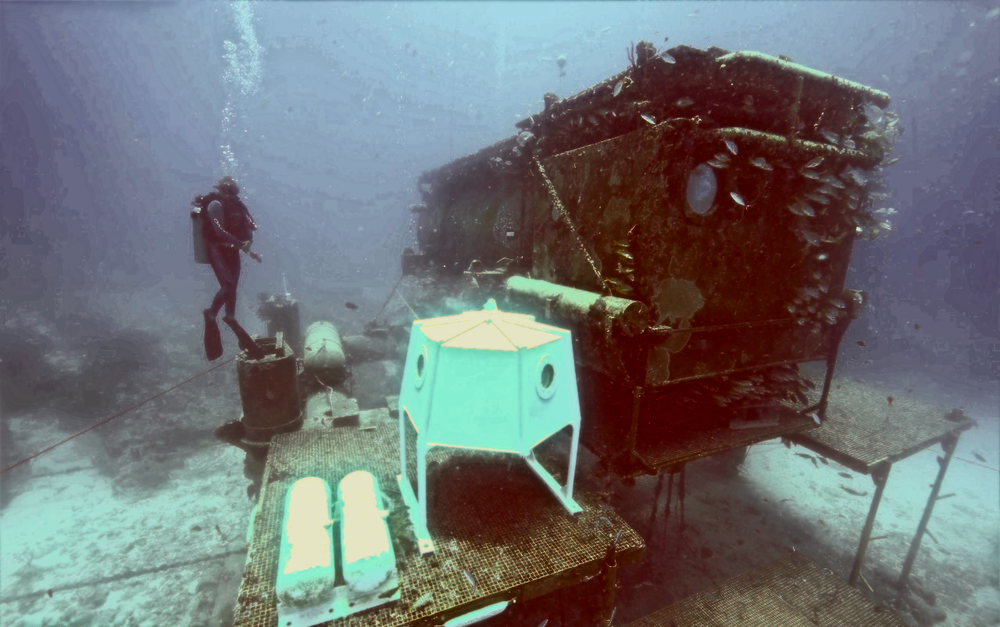
#> input picture IQA_Evaluation/IQA_PSNR_SSIM_UIQM_UCIQE/110_reference/10_img_.png, 1000 x 627 px, shrunk from 1280 x 803 before the run
$ python -i UIQM_UCIQE_newTry_20241005114825.py   (imports and definitions only)   (older library calls are emulated)
#> lines starting #> are read from the running program, lines starting #| are printed output that depends on the picture
# 水下无参考质量评价指标: UIQM & UCIQE
# (Ucolor版)(如: Ucolor中Test-C60的平均UCIQE为0.48, 本代码结果为0.466107)

# Usage:
#  $ python UCIQE_Ucolor_inLAB.py RESULT_PATH

# run
# eg. python UCIQE_UIQM_inLAB.py .\RESULT_PATH
#     python UCIQE_UIQM_inLAB.py .\upgrade2_3-U45
# 每次运行修改：1. 保存文件夹名   2. 处理图片命名格式   3. 保存txt文件名

# 保存带指标图片 至 图片路径的 'Res_UCIQE_Ucolor_inLAB' 文件夹 中（第63行ex变量）

# SUCCESS for usage
import numpy as np
from skimage.metrics import peak_signal_noise_ratio as compare_psnr
from skimage.metrics import structural_similarity as compare_ssim
from skimage import color, filters
import math
import os
import sys
import cv2
import skimage


# UCIQE

def getUCIQE(rgb_in):
    # calculate Chroma
    rgb_in = cv2.normalize(rgb_in, None, alpha=0, beta=1, norm_type=cv2.NORM_MINMAX, dtype=cv2.CV_32F)
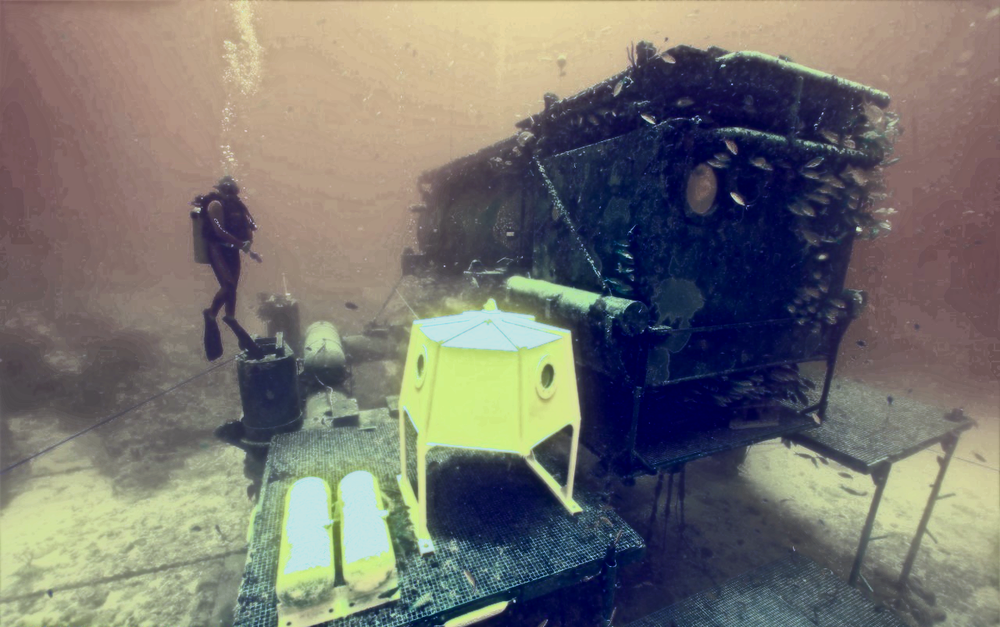
#> rgb_in: shape (627, 1000, 3) float32; mean of channels 0, 1, 2 0.434, 0.45, 0.459; drawn as B, G, R
    (l,a,b)=cv2.split(rgb_in)
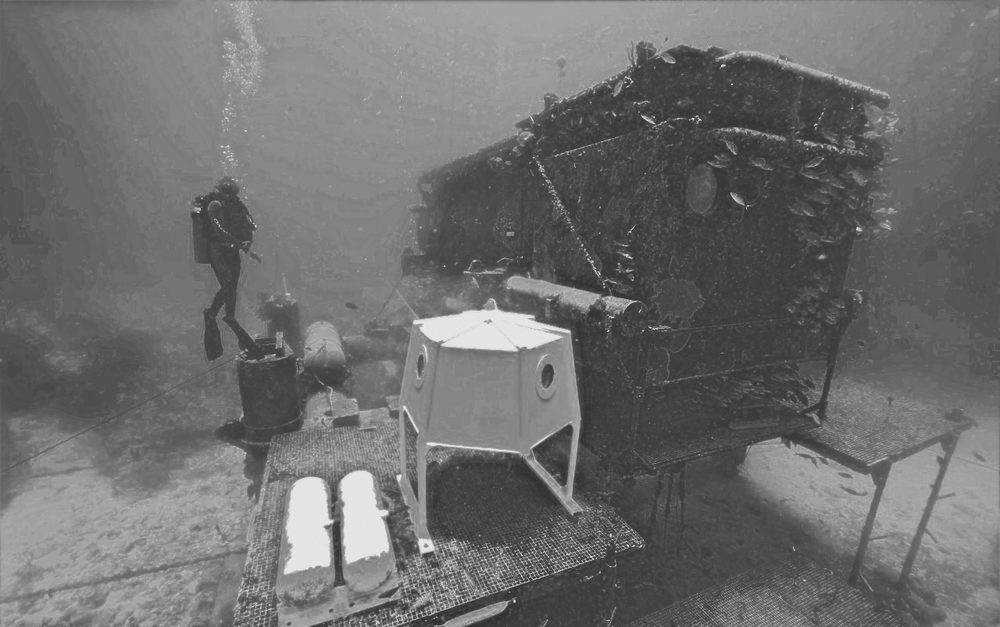
#> l: shape (627, 1000) float32; min 0.165, max 1, mean 0.433
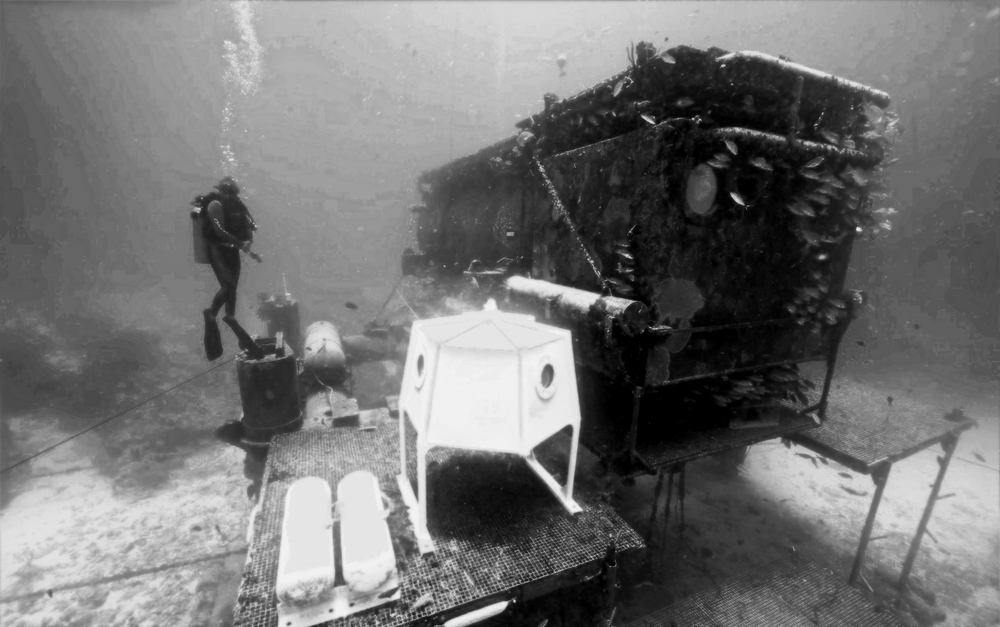
#> a: shape (627, 1000) float32; min 0, max 0.953, mean 0.45
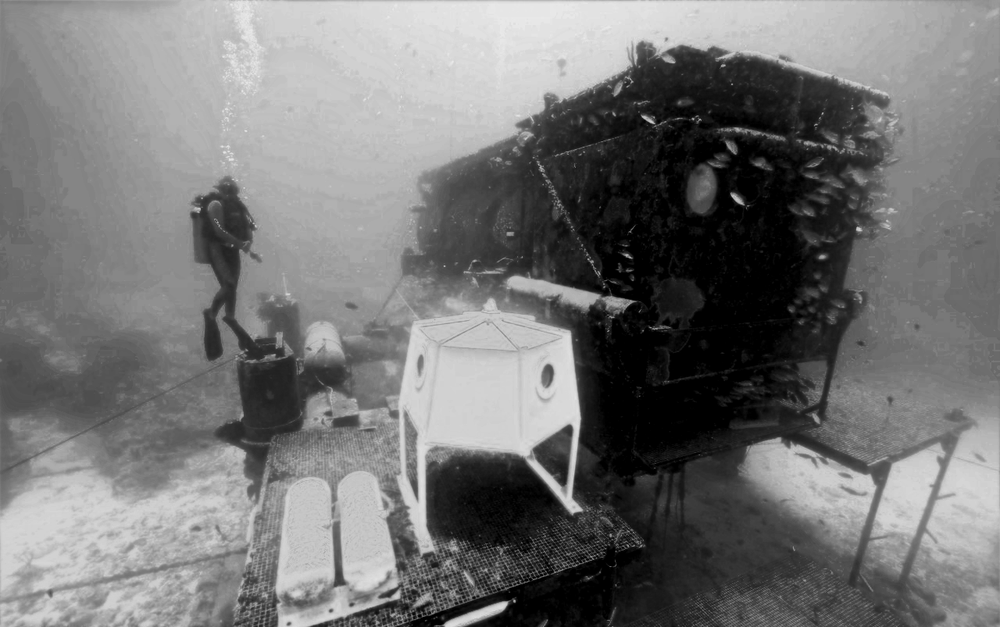
#> b: shape (627, 1000) float32; min 0, max 0.918, mean 0.458
    Chroma = np.sqrt(a*a + b*b)
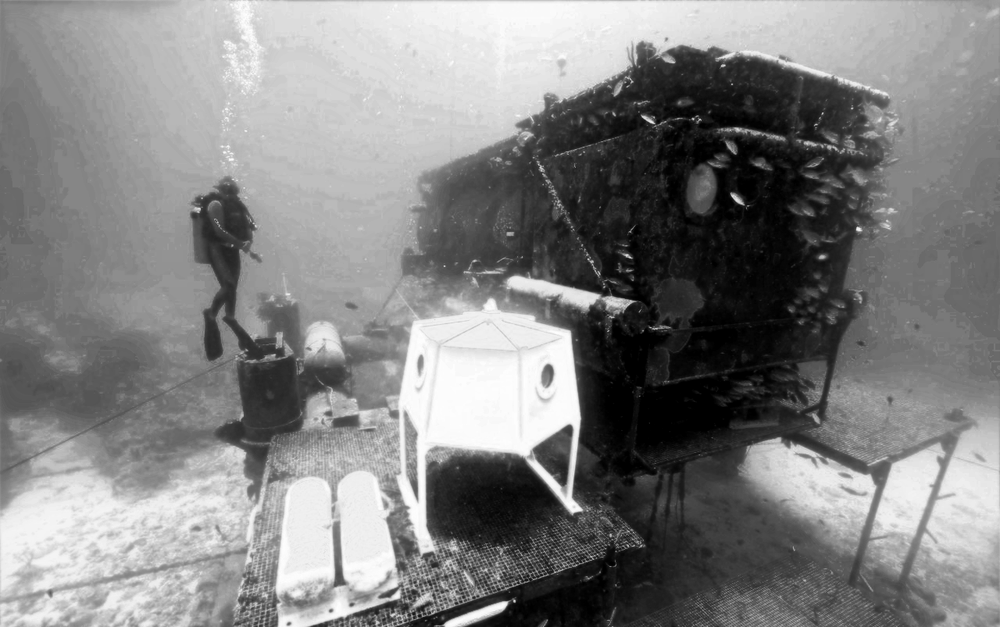
#> Chroma: shape (627, 1000) float32; min 0, max 1.26, mean 0.645; drawn with min black and max white
    StdVarianceChroma = np.std(np.reshape(Chroma[:,:],(-1,1)))
#> StdVarianceChroma = 0.364

    hsv = skimage.color.rgb2hsv(rgb_in)
#> hsv: shape (627, 1000, 3) float32; mean of channels 0, 1, 2 0.421, 0.332, 0.526
    Saturation = hsv[:,:,2]
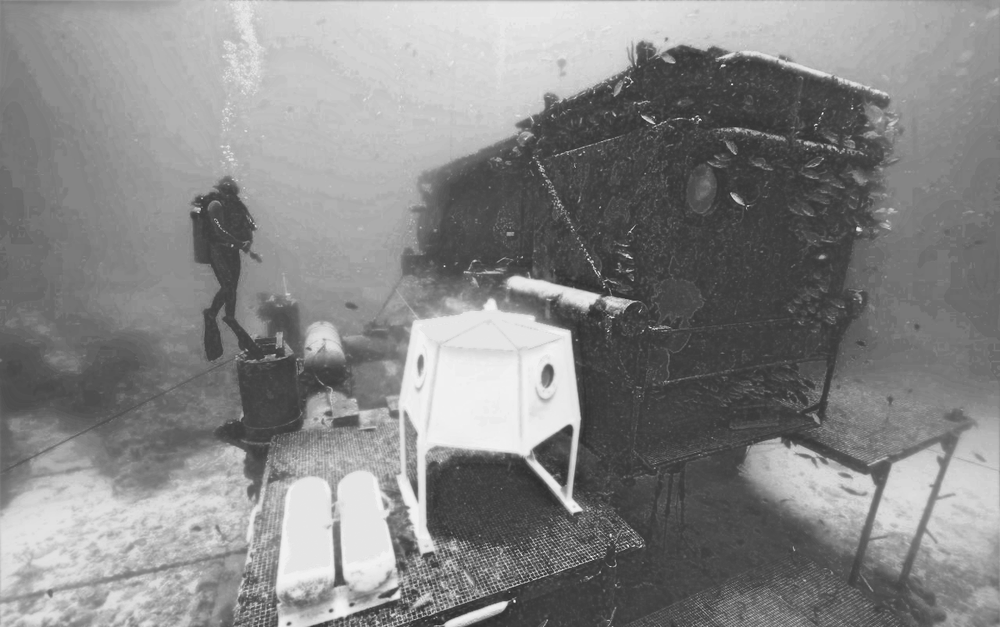
#> Saturation: shape (627, 1000) float32; min 0.165, max 1, mean 0.526
    MeanSaturation = np.mean(np.reshape(Saturation[:,:],(-1,1)))
#> MeanSaturation = 0.526

    ContrastLuminance = max(np.reshape(l[:,:],(-1,1))) - min(np.reshape(l[:,:],(-1,1)))
#> ContrastLuminance = [0.835]
    UCIQE = 0.4680 * StdVarianceChroma + 0.2745 * ContrastLuminance + 0.2576 * MeanSaturation
#> UCIQE = [0.535]
    return float(UCIQE)

# UCIQE

# UIQM
# [99 lines left out: functions mu_a, s_a, _uicm, sobel, eme, _uism, not called in this run]

def plip_g(x,mu=1026.0):
    return mu-x

# [9 lines left out: functions plip_theta, plip_cross, not called in this run]

def plip_diag(c, g, gamma):
    g = plip_g(g)
    return gamma - (gamma * math.pow((1 - (g/gamma) ), c) )

def plip_multiplication(g1, g2):
    return plip_phiInverse(plip_phi(g1) * plip_phi(g2))
    #return plip_phiInverse(plip_phi(plip_g(g1)) * plip_phi(plip_g(g2)))

# [165 lines left out: functions plip_phiInverse, plip_phi, _uiconm, getUIQM, save_with_IQA, main, not called in this run]


# [2 lines not run here, left out]

>>> import cv2
>>> picture = cv2.cvtColor(cv2.imread('../110_reference/10_img_.png'), cv2.COLOR_BGR2RGB)
>>> result = getUCIQE(picture)
#> result = 0.535

$ run again, on IQA_Evaluation/IQA_PSNR_SSIM_UIQM_UCIQE/110_reference/13_img_.png
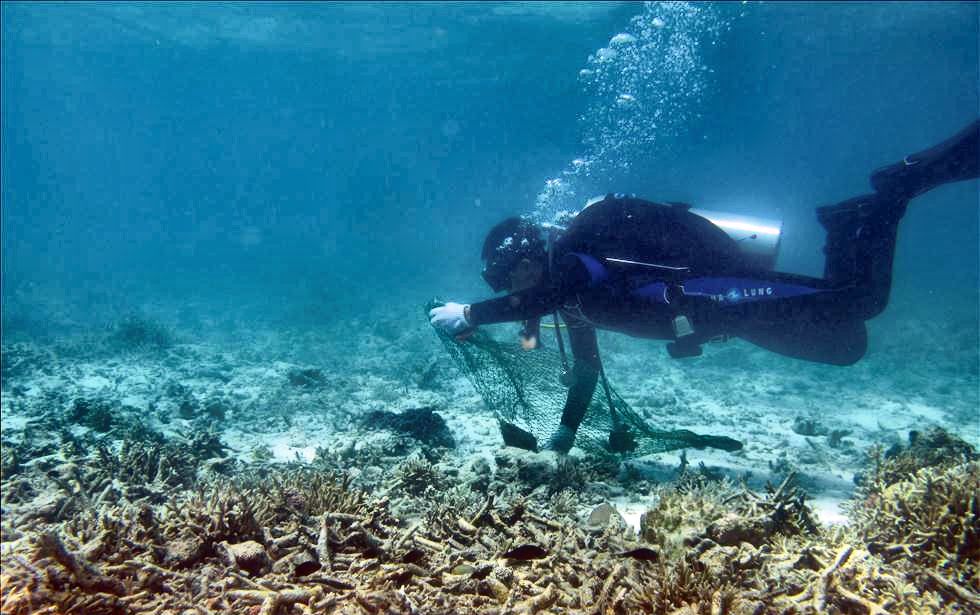
#> input picture IQA_Evaluation/IQA_PSNR_SSIM_UIQM_UCIQE/110_reference/13_img_.png, 980 x 615 px
#> in getUCIQE, `Chroma = np.sqrt(a*a + b*b)`:
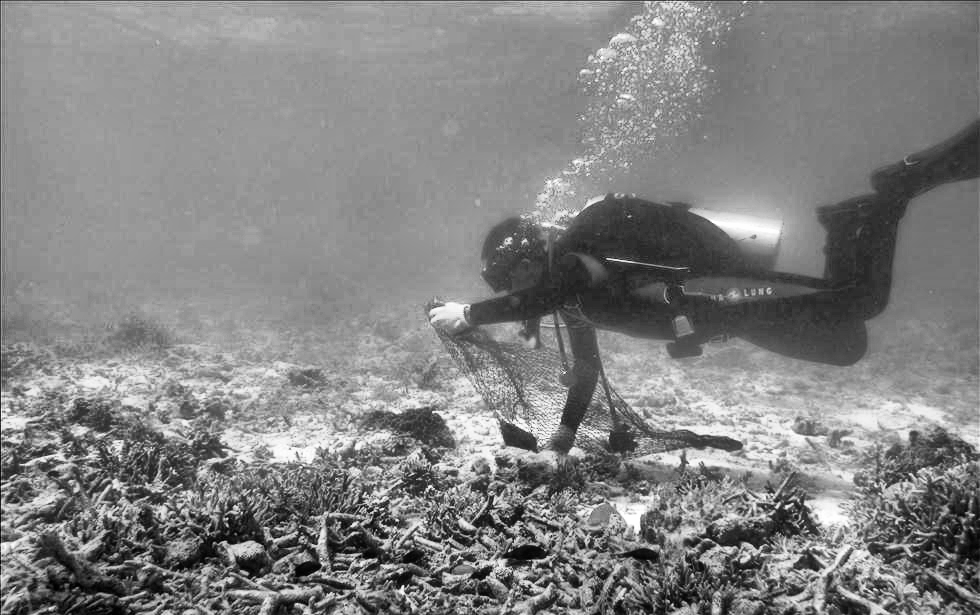
#> Chroma: shape (615, 980) float32; min 0, max 1.41, mean 0.727; drawn with min black and max white
#> StdVarianceChroma = 0.26
#> hsv: shape (615, 980, 3) float32; mean of channels 0, 1, 2 0.487, 0.68, 0.575
#> in getUCIQE, `Saturation = hsv[:,:,2]`:
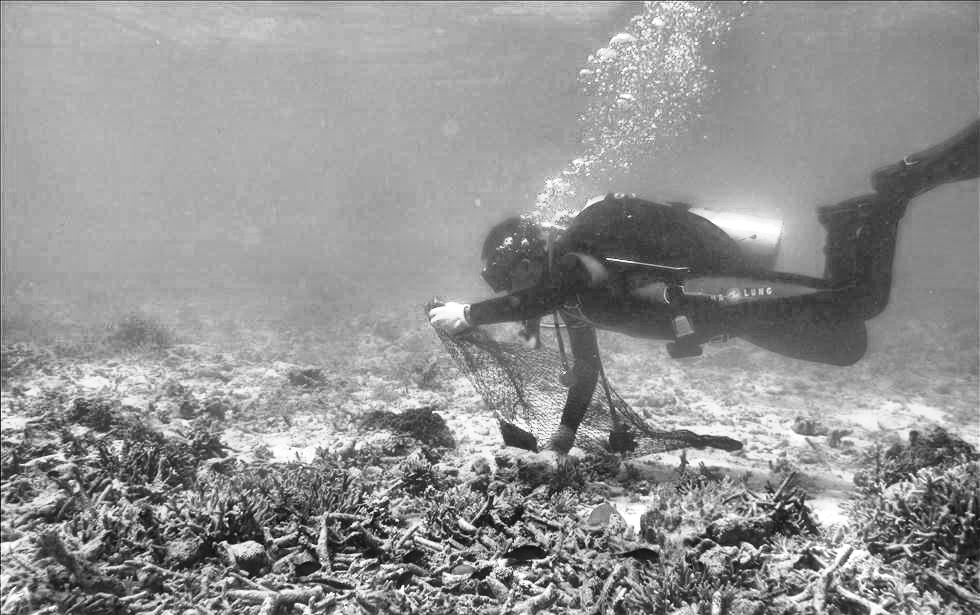
#> Saturation: shape (615, 980) float32; min 0, max 1, mean 0.575
#> MeanSaturation = 0.575
#> ContrastLuminance = [1]
#> UCIQE = [0.545]
#> result = 0.545

$ run again, on IQA_Evaluation/IQA_PSNR_SSIM_UIQM_UCIQE/110_reference/14_img_.png
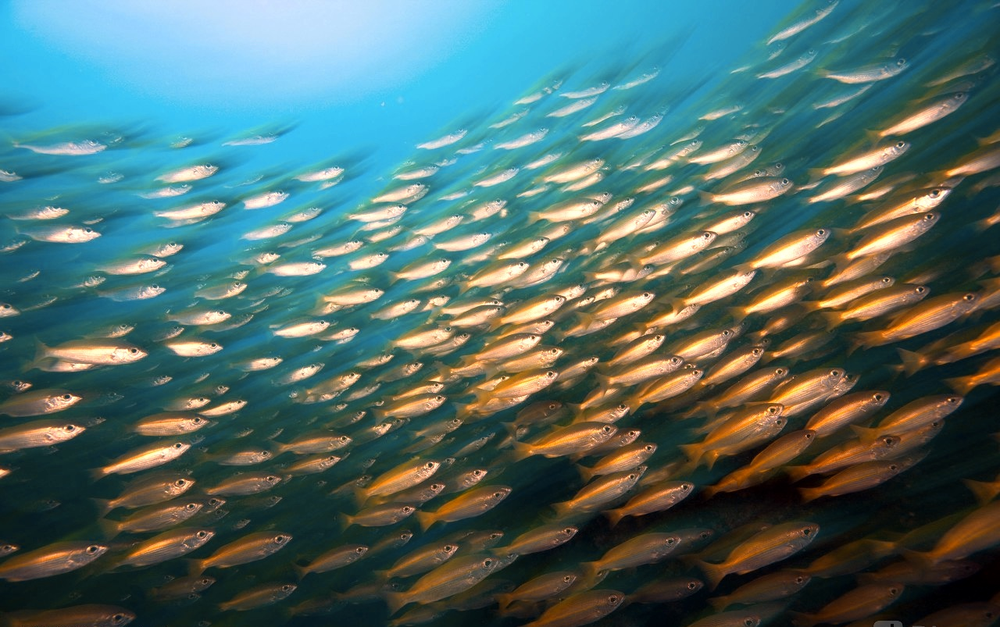
#> input picture IQA_Evaluation/IQA_PSNR_SSIM_UIQM_UCIQE/110_reference/14_img_.png, 1000 x 627 px, shrunk from 1280 x 803 before the run
#> in getUCIQE, `Chroma = np.sqrt(a*a + b*b)`:
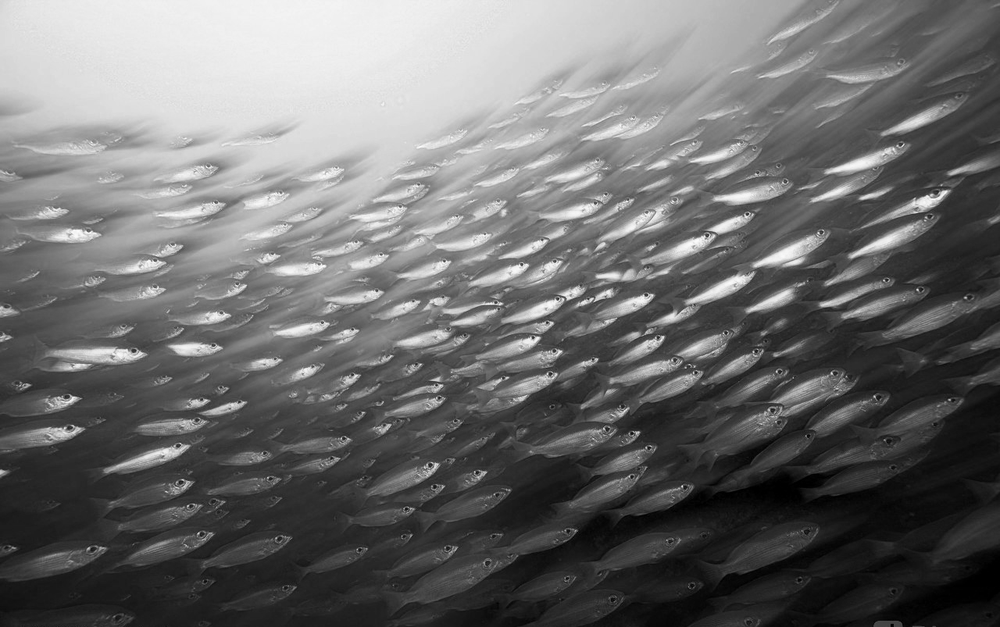
#> Chroma: shape (627, 1000) float32; min 0, max 1.41, mean 0.598; drawn with min black and max white
#> StdVarianceChroma = 0.383
#> hsv: shape (627, 1000, 3) float32; mean of channels 0, 1, 2 0.362, 0.517, 0.496
#> in getUCIQE, `Saturation = hsv[:,:,2]`:
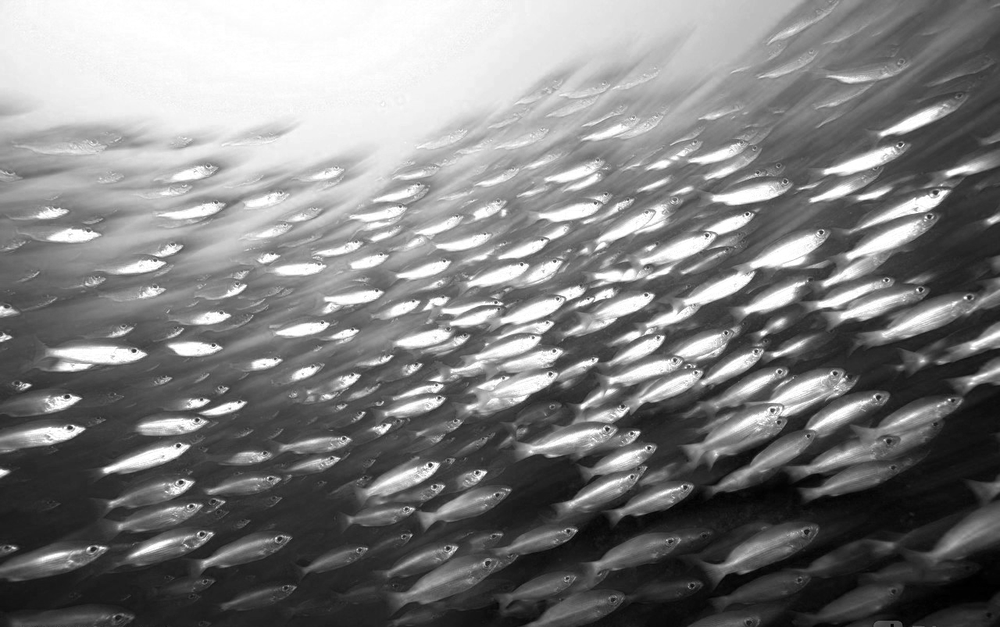
#> Saturation: shape (627, 1000) float32; min 0, max 1, mean 0.496
#> MeanSaturation = 0.496
#> ContrastLuminance = [1]
#> UCIQE = [0.581]
#> result = 0.581

$ run again, on IQA_Evaluation/IQA_PSNR_SSIM_UIQM_UCIQE/110_reference/15_img_.png
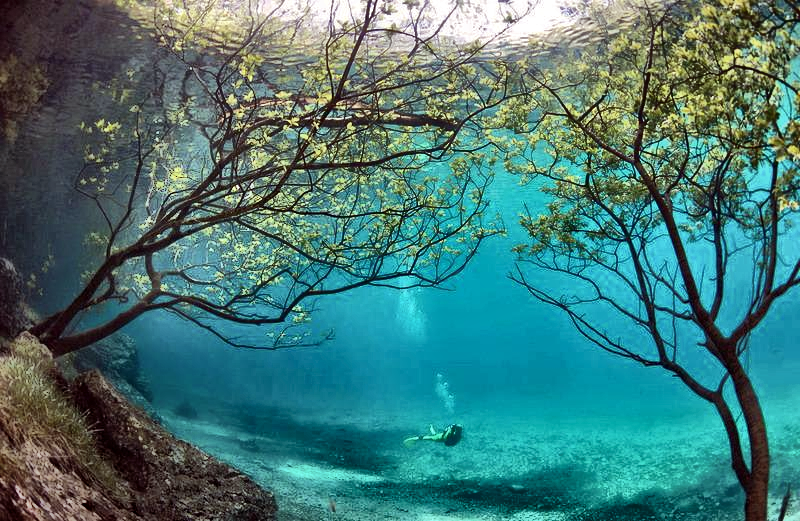
#> input picture IQA_Evaluation/IQA_PSNR_SSIM_UIQM_UCIQE/110_reference/15_img_.png, 800 x 521 px
#> in getUCIQE, `(l,a,b)=cv2.split(rgb_in)`:
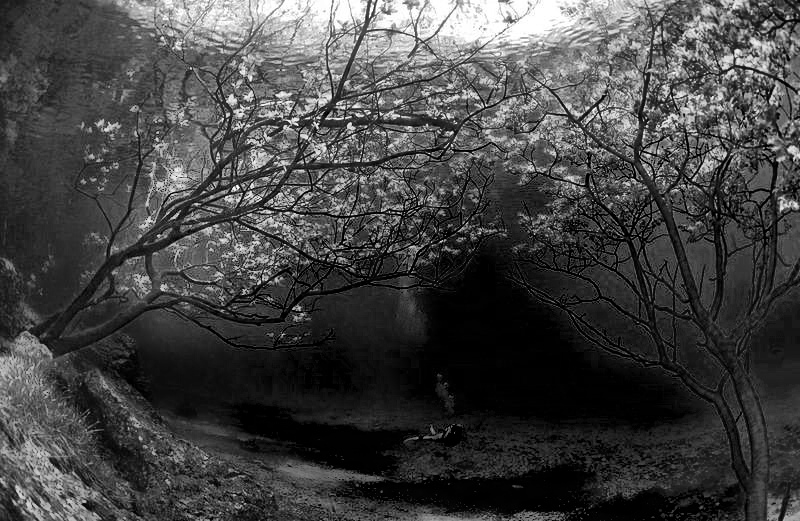
#> l: shape (521, 800) float32; min 0, max 1, mean 0.264
#> StdVarianceChroma = 0.324
#> hsv: shape (521, 800, 3) float32; mean of channels 0, 1, 2 0.436, 0.531, 0.508
#> in getUCIQE, `Saturation = hsv[:,:,2]`:
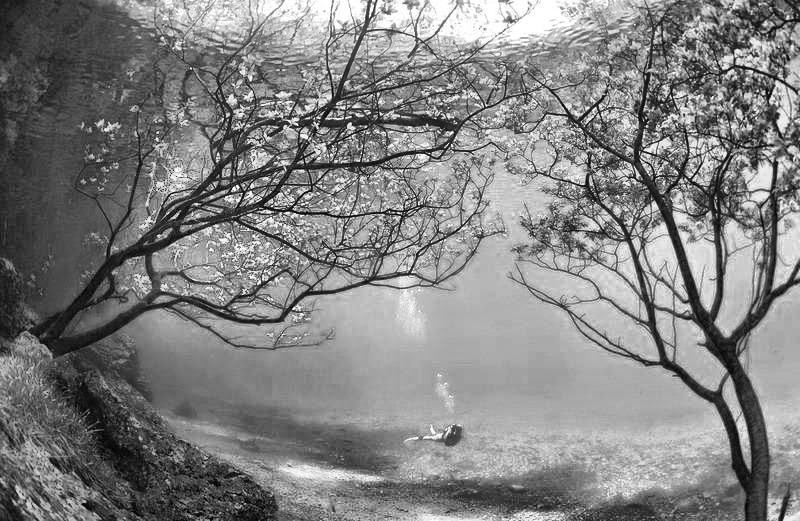
#> Saturation: shape (521, 800) float32; min 0, max 1, mean 0.508
#> MeanSaturation = 0.508
#> ContrastLuminance = [1]
#> UCIQE = [0.557]
#> result = 0.557
